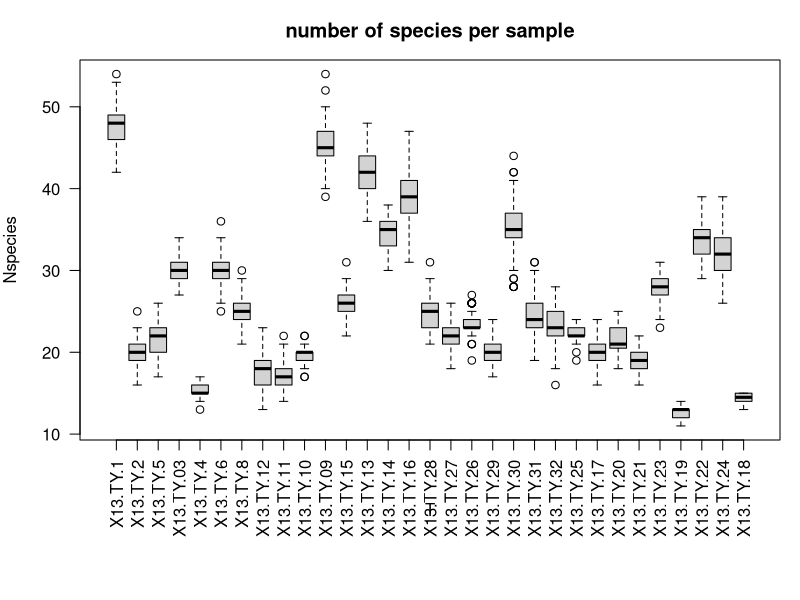

This figure's R source: (Note: this script raises an error after producing the figure.)
# Script for rarefaction by simple resampling of count data.
# ... application possible for Pollen, aDNA, eDNA, etc. 
# ... 27.06.2019 - v1.0 by Stefan Kruse (stefan.kruse@awi.de)

# ... here I use data from Niemeyer, Bastian; Epp, Laura Saskia; Stoof-Leichsenring, Kathleen Rosmarie; Pestryakova, Ludmila A; Herzschuh, Ulrike (2016): DNA records from surface sediments of lacustrine lakes along a forest tundra - tundra transect at the Taymyr peninsula, northern Siberia. PANGAEA, https://doi.org/10.1594/PANGAEA.860628, In supplement to: Niemeyer, B et al. (submitted): Recording vegetation composition at the Siberian boreal treeline: A comparison between sedimentary DNA and pollen. Molecular Ecology


### prerequisites
# folder set up and data input
	options(stringsAsFactors=FALSE)
	setwd(choose.dir())# select main folder containing folders named exactly "data" and "output"

	specseq=read.csv2("data/DNA_data.CSV")# data table was exported from xlsx here csv2: sep=";", dec=","
	str(specseq)# check data is of required format, count data as integer/double, taxa names as strings
	specseq[is.na(specseq)]=0# make sure additional rows or NA values are converted to zeros

# define columns that contain raw count data
	names(specseq)
	colstart=6
	colend=36
	names(specseq)[colstart:colend]# check
	COLUMNNAMESAREYEARS=FALSE

# species must have unique sample names and need to be merged with the family (for technical reasons)
	SPECIESNAMECOLUMN=1# position of the species assignments column in the data frame
	names(specseq)[SPECIESNAMECOLUMN]="scientific_name"# change species name column to "scientific_name"
	
	FAMILYNAMEPRESENT=FALSE
	FAMILYNAMECOLUMN=2# position of the family assignments column in the data frame
	if(FAMILYNAMEPRESENT)
	{
		names(specseq)[FAMILYNAMECOLUMN]="family_name"# change family name column to "family_name"
	} else
	{
		specseq$family_name="NoFamilyName"# add empty family name column
	}
	
	specseq_final_name=paste(gsub(" ", "_", specseq$family_name), make.unique(gsub(" ", "_", specseq$scientific_name)))# make sure to have individual names for each species/taxa entry; to avoid issues with multiple present space character in the columns those are replaces by lines





### rarification
# resample loop for each sample/year present in the data table
	(nsampleff=sort(apply(specseq[,c(colstart:colend)], 2, sum))[1])# determine min. read counts for rarefaction, here automatic procedure to find the minimum within the data set
	resamplingnumber=100# set here the number of resamplings, standard==100
	genrare=list()
	yr=NULL# in case of column/sample names are numbers corresponding to depths, an X was given in front of the number on data table import, in the loop this X is deleted and the year is assigned as the name of the entry in the filled loop
	missing=0# this counter is needed to reorganize the list in case samples without any reads are present. These will be skipped (should be not the case otherwise the minimal counts would be zero what will produce in an error so please check before running the script if you have such samples in your data set end exclude them prior analyses).
	
	for(yrcoli in colstart:colend)
	{
	  print(yrcoli)
	  
	  allspec=specseq_final_name[which(specseq[,yrcoli]>0)]
	  allspec_counts=specseq[which(specseq[,yrcoli]>0),yrcoli]
	  
	  if(length(allspec)>0)
	  {
		if(COLUMNNAMESAREYEARS)
		{# convert to number
			yr=c(yr, as.numeric(gsub(",", ".", gsub("X","",names(specseq)[yrcoli]))))
		} else
		{# take the name as it is
			yr=c(yr, names(specseq)[yrcoli])
		}
		
		sampleeffort=list()
		for(nsampleeffi in nsampleff)# would also be possible to process many differrent sampling efforts with the same loop e.g. replace here in the loop call nsampleeff by c(nsampleeff, 100, 1000, ...) but then the script needs to be adapted to take them in the analyses into account
		{
		  repeatsample=list()
		  for(repi in 1:resamplingnumber)
		  {
			repeatsample[[repi]]=sample(allspec,nsampleeffi,replace=TRUE, prob=allspec_counts/sum(allspec_counts))# weighted resampling
		  }
		  sampleeffort[[which(nsampleff==nsampleeffi)]]=repeatsample
		}
		genrare[[yrcoli-missing-(colstart-1)]]=list(allspec,sampleeffort)
	  } else
	  {
		missing=missing+1
	  }
	}
	names(genrare)=yr

	# how to access the data in a resampled dataset (list called genrare)
		# ... show how many taxa in the first newly generated data set were drawn
		length(unique(genrare[[1]][[2]][[1]][[1]]))
		# ... genrare[[1...number of columns]]
		# ... genrare[[1...number of columns]][[1]] == potential unique taxa names in the corresponding sample
		# ... genrare[[1...number of columns]][[2]] == resampled data
		# ... genrare[[1...number of columns]][[2]][[1]] == resampled data of nsampleff, usually only 1 present
		# ... genrare[[1...number of columns]][[2]][[1]][[1:...resamplingnumber]] == resampled data (individual taxa) as determined earlier





# processing of the resampled data set
	# count total species/family number and reads of individual families
	famorig=specseq$family_name
	familylevels=names(rev(sort(table(famorig))))

	totspec=NULL# number of species per sample
	totfam=NULL# number of species per family per sample
	for(li in 1:length(genrare))
	{
	  for(li2 in 1:length(genrare[[li]][[2]]))
	  {
		print(paste0(li," - ",li2))
		
		spectot=NULL
		spectot4fam=NULL
		for(repi in 1:100)
		{
		  pei=unique(genrare[[li]][[2]][[li2]][[repi]])
		  spectot=c(spectot,length(pei))
		  spectot4fam=rbind(spectot4fam,table(factor(unlist(lapply(strsplit(split=" ",pei),function(x)return(x[1]))),levels=familylevels)))
		}
		totspec=rbind(totspec, data.frame(T=names(genrare)[li],SampleEff=length(genrare[[li]][[2]][[li2]][[repi]]),Nspecies=spectot))
		totfam=rbind(totfam, data.frame(T=names(genrare)[li],SampleEff=length(genrare[[li]][[2]][[li2]][[repi]]),spectot4fam))
	  }
	}
	str(totspec)
	str(totfam)
	
	# simple plots of the processed data
	# modify column names ifnot years that can be coerced to numbers
	if(!COLUMNNAMESAREYEARS)
	{
		totspec$T=factor(totspec$T, levels=names(genrare))# ordered levels to contain original sorting of columns
		totfam$T=factor(totfam$T, levels=names(genrare))# ordered levels to contain original sorting of columns
	}
	png(paste0("output/resampled_totalspecies_Sampleeffort",nsampleff,"_plot.png"), width=480,height=480)
	par(mar=c(8,4,3,1),las=2)
	with(totspec,plot(Nspecies~T, main="number of species per sample"))
	dev.off()

	# save processed data
	write.csv2(totspec, paste0("output/resampled_totalspecies_Sampleeffort",nsampleff,".csv"), row.names=FALSE)	
	write.csv2(totfam, paste0("output/resampled_totalfamilies_Sampleeffort",nsampleff,".csv"), row.names=FALSE)	
	
	

	# aggregate data on species level
	famorig=specseq$scientific_name
	familylevels=names(rev(sort(table(famorig))))
	
	totfam=NULL
	for(li in 1:length(genrare))
	{
	  for(li2 in 1:length(genrare[[li]][[2]]))
	  {
		print(paste0(li," - ",li2))

		spectot4fam=NULL
		for(repi in 1:100)
		{
		  pei=genrare[[li]][[2]][[li2]][[repi]]
		  spectot4fam=rbind(spectot4fam,table(factor(unlist(lapply(strsplit(split=" ",pei),function(x)return(paste(x[-1],collapse = " ")))),levels=familylevels)))
		}
		totfam=rbind(totfam, data.frame(T=names(genrare)[li],SampleEff=length(genrare[[li]][[2]][[li2]][[repi]]),spectot4fam))
	  }
	}
	str(totfam)

	# modify column names ifnot years that can be coerced to numbers
	if(!COLUMNNAMESAREYEARS)
	{
		totfam$T=factor(totfam$T, levels=names(genrare))# ordered levels to contain original sorting of columns
	}

	# calculate mean values for each species/taxa
	speciesfamiliesdf_totfam=NULL
	pdf(paste0("output/resampled_specieslevel_Sampleeffort",nsampleff,"_aggregated.pdf"))
	par(mar=c(8,4,3,1),las=2)
	for(fami in names(totfam)[3:dim(totfam)[2]])
	{
		plot(totfam[,fami]~totfam$T,col=rainbow(length(names(totfam)[3:dim(totfam)[2]]),s=0.6)[which(names(totfam)[3:dim(totfam)[2]]==fami)],type="n",lwd=2,main=fami,ylab="Sequence counts",xlab="Depth (m)")
		  
		mn=aggregate(totfam[,fami],list(as.numeric(totfam$T)),mean)
		ti=mn$Group.1
		mn=mn$x
		sd=aggregate(totfam[,fami],list(as.numeric(totfam$T)),sd)$x*1.96
		
		polygon(y=c(mn+sd,rev(mn-sd)), x=c(ti,rev(ti)), col="gray", border=NA)
		lines(mn~ti,col="steelblue2",lwd=3)
		  
		if(!COLUMNNAMESAREYEARS)
		{
			ti=levels(totfam$T)
		}
		speciesfamiliesdf_totfam=rbind(speciesfamiliesdf_totfam, data.frame(Species=fami,TBP=ti,Mean=mn,CI95=sd))
	}
	dev.off()

	str(speciesfamiliesdf_totfam)
	
	# save processed data
	write.csv2(speciesfamiliesdf_totfam, paste0("output/resampled_specieslevel_Sampleeffort",nsampleff,"_aggregated.csv"), row.names=FALSE)




### post processing	
# reformat for pca input ... rows are samples, cols are species/taxa
	ordidf=NULL
	for(fi in levels(factor(speciesfamiliesdf_totfam$Species)))
	{
	  numberi=speciesfamiliesdf_totfam[speciesfamiliesdf_totfam$Species==fi, ]$Mean
	  ordidf=rbind(ordidf, data.frame(Spec=fi,t(numberi)))
	}
	names(ordidf)[2:dim(ordidf)[2]]=speciesfamiliesdf_totfam[speciesfamiliesdf_totfam$Species==fi, ]$TBP
	str(ordidf)
	
	# remove species/taxa column
	row.names(ordidf)=ordidf$Spec
	ordidf=ordidf[,-1]
	str(ordidf)
	head(ordidf)
	
	# exclude samples or species that have no records
	rowsumsnotzero=which(apply(ordidf,1,sum)>0)
	colsumsnotzero=which(apply(ordidf,2,sum)>0)
	ordidf=ordidf[rowsumsnotzero,colsumsnotzero]

	# export data
	write.csv2(t(ordidf), paste0("output/resampled_specieslevel_Sampleeffort",nsampleff,"_aggregated_pcainput.csv"))

# comparison of original and resampled data set
	# prepare the data
	ordiorigdf=specseq[colstart:colend]
	row.names(ordiorigdf)=make.unique(specseq$scientific_name)
	rowsumsnotzero=which(apply(ordiorigdf,1,sum)>0)
	colsumsnotzero=which(apply(ordiorigdf,2,sum)>0)
	ordiorigdf=ordiorigdf[rowsumsnotzero,colsumsnotzero]

	# species count (counts >= 1)
	png(paste0("output/resampled_speciesnumber_Sampleeffort",nsampleff,"_aggregated_comparisonplot.png"), width=480,height=480)
		par(mar=c(8,4,3,1),las=2)
		barplot(apply(ordiorigdf,2,function(x)length(which(x>=1))), col="tomato", border=FALSE)
		barplot(apply(ordidf,2,function(x)length(which(x>=1))), add=TRUE, col="skyblue", border=FALSE)
		legend("topright", c("original","resampled"), col=c("tomato","skyblue"), pch=15, pt.cex=1.5, title="Species number >= 1 count")
	dev.off()
	
	# ordination
	pca_original=prcomp(sqrt(sqrt(t(ordiorigdf))))
	pca_resampled=prcomp(sqrt(sqrt(t(ordidf))))
	
	png(paste0("output/resampled_specieslevel_Sampleeffort",nsampleff,"_aggregated_pca_comparisonplot.png"), width=960,height=480)
		par(mfrow=c(1,2))
		biplot(pca_original, main="original data")
		biplot(pca_resampled, main="rarefied data")
	dev.off()

